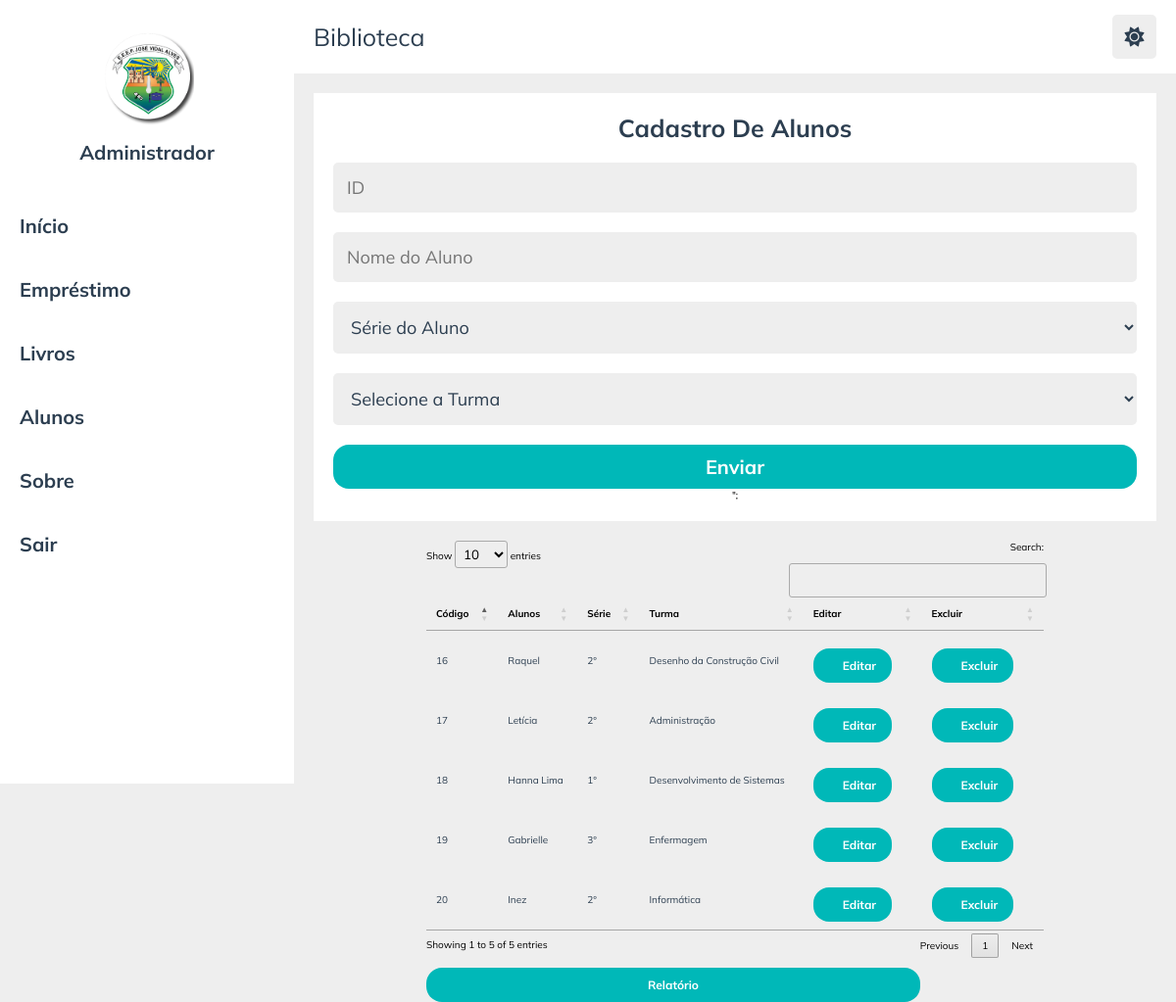
/View/alunos.php (signed in), run on the app's committed database.
### tables this page shows
CREATE TABLE IF NOT EXISTS `turmas` (
  `tur_id` int(11) NOT NULL AUTO_INCREMENT,
  `tur_turmas` varchar(220) NOT NULL,
  PRIMARY KEY (`tur_id`)
);

CREATE TABLE IF NOT EXISTS `alunos` (
  `alu_id` int(255) NOT NULL AUTO_INCREMENT,
  `alu_nome` varchar(440) NOT NULL,
  `alu_serie` varchar(440) NOT NULL,
  `alu_turmas` int(255) NOT NULL,
  PRIMARY KEY (`alu_id`),
  KEY `alu_turmas` (`alu_turmas`)
);

### DAO/Dalunos.php (called while the page is built, shortened)
<?php
class Dalunos
{
    public static function carregarAlunos()
    {
        $conexaoBD = Conexao::criarInstancia();
        $sql = "SELECT alunos.alu_id, alunos.alu_nome, alunos.alu_serie, turmas.tur_turmas FROM turmas INNER JOIN alunos ON alunos.alu_turmas = turmas.tur_id;";
        try {
            $stmt = $conexaoBD->query($sql);
            return $stmt->fetchall();
        } catch (Exception $ex) {
            echo $ex;
            return 0;
        }
    }
}

### Controller/Calunos.php (called while the page is built, shortened)
<?php
include "../DAO/Dalunos.php";
class Calunos{
        public static function retornarAlunos(){
            $Alunos = Dalunos::carregarAlunos();
            return $Alunos;
    }
}
?>

### View/alunos.php (the view, shortened to what this page needs)
<?php
include '../Controller/Calunos.php';
$listaAluno = Calunos::retornarAlunos();
?>
<!DOCTYPE html>
<html lang="pt-br">
<head>
   <link rel="stylesheet" href="https://cdn.datatables.net/1.12.1/css/jquery.dataTables.min.css">
   <link rel="stylesheet" href="https://cdnjs.cloudflare.com/ajax/libs/font-awesome/6.1.2/css/all.min.css">
   <link rel="stylesheet" href="../CSS/style.css">
</head>
<body>
<header class="menu">
   <section class="clsection1">
   <a href="../View/comeco.php" class="logo">Biblioteca</a>
      <div class="icons">
         <div id="toggle-btn" class="fas fa-sun"></div>
      </div>
   </section>
</header>
<div class="clMenu">
   <div class="clEeep">
      <img src="../Imagens/eeep.png" class="eeep">
      <h3 class="titulo">Administrador</h3>
   </div>
   <nav class="navMenu">
      <a href="../View/comeco.php">Início</a>
      <a href="../View/emp.php">Empréstimo</a>
      <a href="../View/livros.php">Livros</a>
      <a href="../View/alunos.php">Alunos</a>
      <a href="../View/sobre.php">Sobre</a>
      <a href="../View/sair.php">Sair</a>
   </nav>
</div>
<section class="secFormulario">
   <div class="divFormulario">
   <form action="../Controller/Arotas.php?acao=salvarAlu&tipo=Alunos" method="POST">
   <h3>Cadastro de alunos</h3>
         <input type="text" name="alu_id" placeholder="ID" class="clFormulario" readonly autocomplete="off"
         value = "<?php echo filter_input(INPUT_GET, 'alu_id');?>"><br>
         <input type="text" name="alu_nome" placeholder="Nome do Aluno" class="clFormulario" autocomplete="off"
         value = "<?php echo filter_input(INPUT_GET, 'alu_nome');?>"><br>
         <select name="alu_serie" class="clFormulario" value = "Série">
         <option>Série do Aluno</option>
         </select>
         <select name="alu_turmas" class="clFormulario" value ="Turma">
         <option>Selecione a Turma</option>
               </select>
         <input type="submit" value="Enviar" class="btn" name="submit">
         </tr>";
      </form>
   </div>
</section>
<div class="divfor" style="margin-inline: 15%;">
                <table id="Alunos" class="table table-striped" width="100%">
                    <thead>
                        <tr>
                            <th class="th-sm">Código</th>
                            <th class="th-sm">Alunos</th>
                            <th class="th-sm">Série</th>
                            <th class="th-sm">Turma</th>
                            <th class="th-sm">Editar</th>
                            <th class="th-sm">Excluir</th>
                        </tr>
                    </thead>
                    <tbody>
                    <div class="divfor2">
                        <?php
                        foreach ($listaAluno as $Alunos) {
                            echo "<tr>
                                            <td>" . $Alunos['alu_id'] . "</td>
                                            <td>" . $Alunos['alu_nome'] . "</td>
                                            <td>" . $Alunos['alu_serie'] . "</td>
                                            <td>" . $Alunos['tur_turmas'] . "</td>
                                            <td> <a href= 'alunos.php?alu_id=".$Alunos['alu_id']."&alu_nome=".$Alunos['alu_nome']."&alu_serie=".$Alunos['alu_serie']."&tur_turmas=".$Alunos['tur_turmas']."'><button type='submit'>Editar</button></a></td>
                                            <td> <a href= '../Controller/Arotas.php?acao=excluir&tipo=clientes&alu_id=".$Alunos['alu_id']."'><button type='submit'>Excluir</button></a></td>
                                            </tr>";
                        }
                        ?>
                        </div>
                    </tbody>
                </table>
                <div class="divfor"><a href="../pdf/relatorioA.php"><button>Relatório</button></a></div>
    </div>
</body>
</html>

### CSS/style.css (style rules this page uses)
:root { --cinza:#888; --cbranco:#eee; --preto:#2c3e50; --branco:#fff; --preto2: #000; --azulPrincipal:#00b8b8; --azulPrincipalHover:#039b9b; }
* { font-family:'Mulish'; text-decoration: none; outline: none; border:none; margin:0; padding:0; box-sizing: border-box; }
html { font-size: 62.5%; overflow-x: hidden; }
body { background-color: var(--cbranco); padding-left: 30rem; }
section { padding:2rem; margin: 0 auto; max-width: 1200px; }
.menu { position: sticky; top:0; left:0; right: 0; background-color: var(--branco); z-index: 1000; }
.menu .clsection1 { display: flex; align-items: center; justify-content: space-between; position: relative; padding: 1.5rem 2rem; }
.menu .clsection1 .logo { font-size: 2.5rem; color: var(--preto); }
.menu .clsection1 .icons div { font-size: 2rem; color:var(--preto); background-color: var(--cbranco); border-radius: .5rem; height: 4.5rem; width: 4.5rem; line-height: 4.5rem; cursor: pointer; text-align: center; margin-left: .7rem; }
.clMenu { position: fixed; top: 0; left: 0; width: 30rem; background-color: var(--branco); height: 100vh; z-index: 1200; }
.clMenu .clEeep { padding:3rem 2rem; text-align: center; }
.clMenu .clEeep .eeep { height: 10rem; width: 10rem; border-radius: 50%; object-fit: contain; margin-bottom: 1rem; }
.clMenu .clEeep .titulo { font-size: 2rem; color:var(--preto); overflow: hidden; text-overflow: ellipsis; }
.clMenu .navMenu a { display: block; padding: 2rem; font-size: 2rem; color:var(--preto); font-weight: bolder; }
.divfor { color: var(--preto2); }
.divfor button { font-size: 12px; font-weight: bold; border-radius: 16px; color:white; cursor: pointer; padding:1rem 3rem; text-align: center; margin-top: 1rem; display: block; width: 80%; display: inline-block; background-color: var(--azulPrincipal)!important; }
table.dataTable thead>tr>th.sorting, table.dataTable thead>tr>th.sorting_asc, table.dataTable thead>tr>th.sorting_desc, table.dataTable thead>tr>th.sorting_asc_disabled, table.dataTable thead>tr>th.sorting_desc_disabled, table.dataTable thead>tr>td.sorting, table.dataTable thead>tr>td.sorting_asc, table.dataTable thead>tr>td.sorting_desc, table.dataTable thead>tr>td.sorting_asc_disabled, table.dataTable thead>tr>td.sorting_desc_disabled { cursor: pointer; position: relative; padding-right: 26px; color: var(--preto2)!important; }
table.dataTable tbody th, table.dataTable tbody td { padding: 8px 10px; color: var(--preto)!important; }
table.dataTable thead>tr>th.sorting, table.dataTable thead>tr>th.sorting_asc, table.dataTable thead>tr>th.sorting_desc, table.dataTable thead>tr>th.sorting_asc_disabled, table.dataTable thead>tr>th.sorting_desc_disabled, table.dataTable thead>tr>td.sorting, table.dataTable thead>tr>td.sorting_asc, table.dataTable thead>tr>td.sorting_desc, table.dataTable thead>tr>td.sorting_asc_disabled, table.dataTable thead>tr>td.sorting_desc_disabled { cursor: pointer; position: relative; padding-right: 26px; color: var(--azulPrincipal); }
.divfor button[type="submit"] { font-size: 12px; font-weight: bold; border-radius: 16px; color: white; cursor: pointer; padding: 1rem 3rem; text-align: center; margin-top: 1rem; display: block; width: 80%; display: inline-block; background-color: var(--azulPrincipal)!important; }
.secFormulario .divFormulario { display: flex; align-items: center; flex-wrap: wrap; gap: 1.5rem; }
.secFormulario .divFormulario form { flex: 1 1 30rem; background-color: var(--branco); padding: 2rem; text-align: center; }
.secFormulario .divFormulario form h3 { margin-bottom: 1rem; text-transform: capitalize; color:var(--preto); font-size: 2.5rem; }
.secFormulario .divFormulario form .clFormulario { width: 100%; border-radius: .5rem; background-color: var(--cbranco); margin: 1rem 0; padding: 1.4rem; font-size: 1.8rem; color: var(--preto); }
.btn { font-size: 20px; font-weight: bold; border-radius: 16px; color:white; cursor: pointer; padding:1rem 3rem; text-align: center; margin-top: 1rem; display: block; width: 100%; display: inline-block; background-color: var(--azulPrincipal); }

### data on the page
turmas: alunos.alu_id "16", alunos.alu_nome "Raquel", alunos.alu_serie "2°", tur_turmas "Desenho da Construção Civil"
turmas: alunos.alu_id "17", alunos.alu_nome "Letícia", alunos.alu_serie "2°", tur_turmas "Administração"
turmas: alunos.alu_id "18", alunos.alu_nome "Hanna Lima", alunos.alu_serie "1°", tur_turmas "Desenvolvimento de Sistemas"
turmas: alunos.alu_id "19", alunos.alu_nome "Gabrielle", alunos.alu_serie "3°", tur_turmas "Enfermagem"
turmas: alunos.alu_id "20", alunos.alu_nome "Inez", alunos.alu_serie "2°", tur_turmas "Informática"
